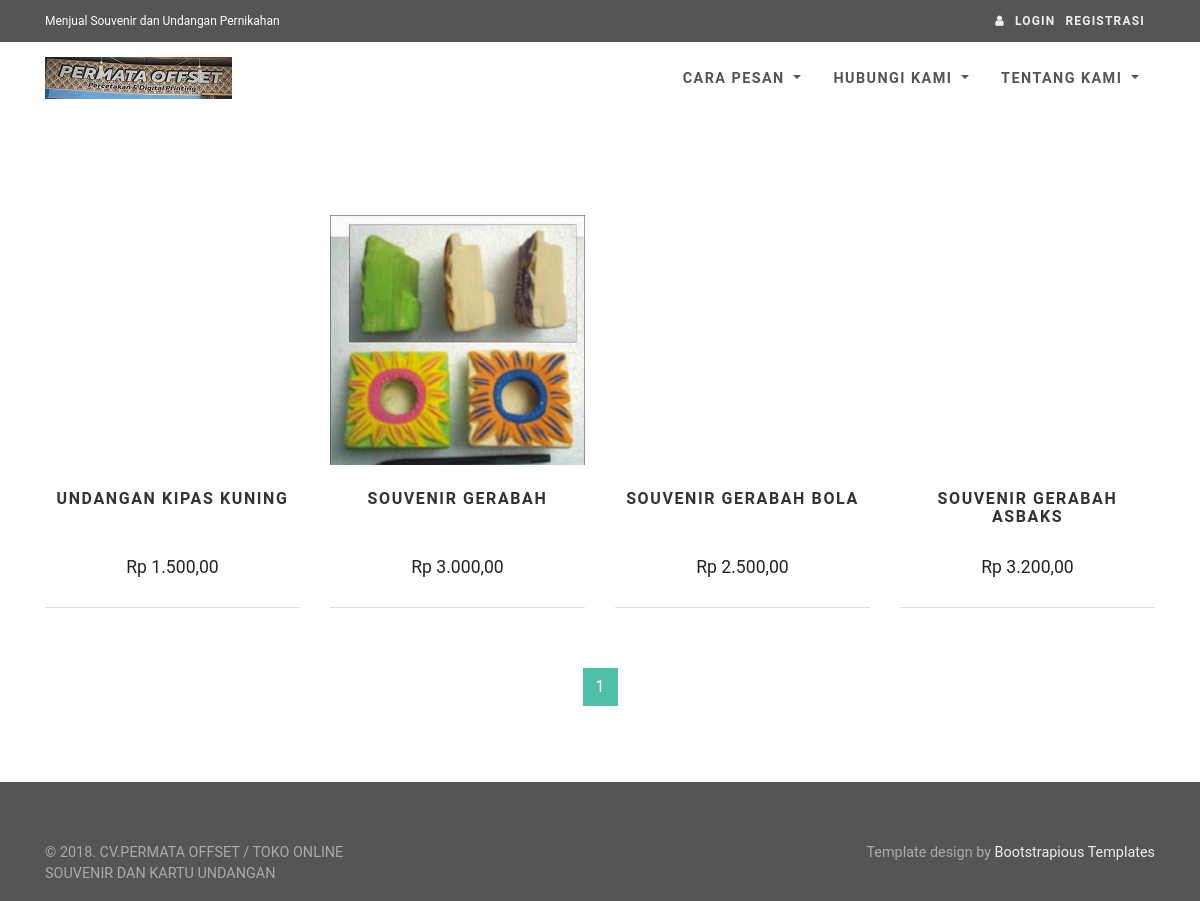
The app's page /, older data.
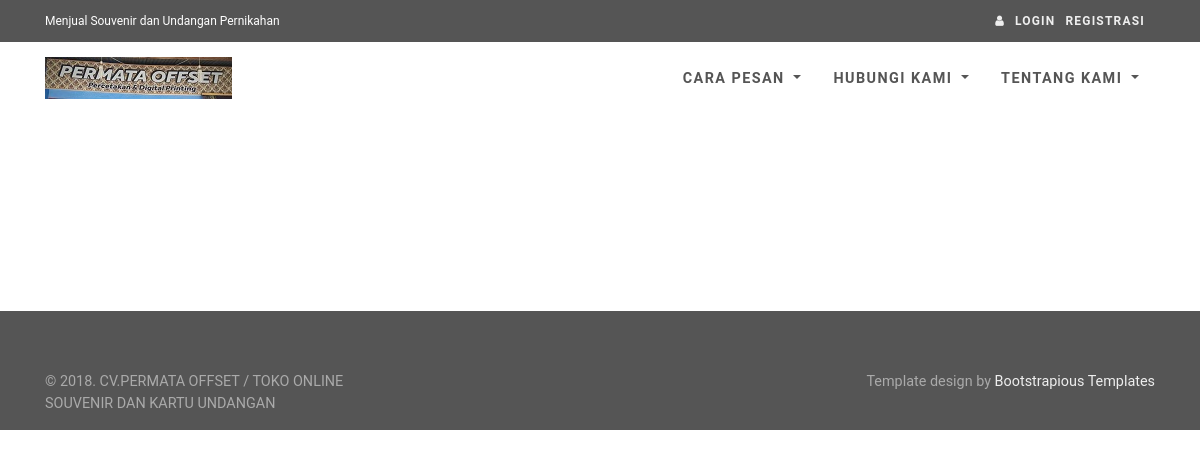
The same page, newer data.
### tables this page shows
CREATE TABLE `tbl_foto_produk` (
  `id_foto_produk` int(11) NOT NULL AUTO_INCREMENT,
  `id_produk` int(11) NOT NULL,
  `foto_produk` text NOT NULL,
  PRIMARY KEY (`id_foto_produk`)
);

CREATE TABLE `tbl_produk` (
  `id_produk` int(11) NOT NULL AUTO_INCREMENT,
  `nm_produk` varchar(100) NOT NULL,
  `jenis_produk` varchar(15) NOT NULL,
  `harga` int(11) NOT NULL,
  `stok` int(11) DEFAULT '10',
  PRIMARY KEY (`id_produk`)
);

### db.php (called while the page is built, shortened)
<?php
class Sparrow {
    protected $order;
    protected $sql;
    protected $db;
    protected $db_type;
    protected $stats;
    public $is_cached = false;
    public $stats_enabled = false;
    public $key_prefix = '';
    public function build($sql, $input) {
        return (strlen($input) > 0) ? ($sql.' '.$input) : $sql;
    }
    public function parseConnection($connection) {
        $url = parse_url($connection);
        $cfg = array();
        $cfg['type'] = isset($url['scheme']) ? $url['scheme'] : $url['path'];
        $cfg['hostname'] = isset($url['host']) ? $url['host'] : null;
        $cfg['database'] = isset($url['path']) ? substr($url['path'],1) : null;
        $cfg['username'] = isset($url['user']) ? $url['user'] : null;
        $cfg['password'] = isset($url['pass']) ? $url['pass'] : null;
        $cfg['port'] = isset($url['port']) ? $url['port'] : null;
        return $cfg;
    }
    public function reset() {
        $this->where = '';
        $this->joins = '';
        $this->order = '';
        $this->groups = '';
        $this->having = '';
        $this->distinct = '';
        $this->limit = '';
        $this->offset = '';
        $this->sql = '';
    }
    protected function parseCondition($field, $value = null, $join = '', $escape = true) {
        if (is_string($field)) {
            $operator = '';
            if (!empty($operator)) {
                switch ($operator) {
                    case '%':
                        $condition = ' LIKE ';
                        break;
                    case '!%':
                        $condition = ' NOT LIKE ';
                        break;
                    case '@':
                        $condition = ' IN ';
                        break;
                    case '!@':
                        $condition = ' NOT IN ';
                        break;
                    default:
                        $condition = $operator;
                }
            }
            else {
                $condition = '=';
            }
            if (is_array($value)) {
                if (strpos($operator, '@') === false) $condition = ' IN ';
                $value = '('.implode(',', array_map(array($this, 'quote'), $value)).')';
            }
            else {
                $value = ($escape && !is_numeric($value)) ? $this->quote($value) : $value;
            }
            return $join.' '.str_replace('|', '', $field).$condition.$value;
        }
        else if (is_array($field)) {
            $str = '';
            foreach ($field as $key => $value) {
                $str .= $this->parseCondition($key, $value, $join, $escape);
                $join = '';
            }
            return $str;
        }
        else {
            throw new Exception('Invalid where condition.');
        }
    }
    public function from($table, $reset = true) {
        $this->table = $table;
        return $this;
    }
    public function join($table, array $fields, $type = 'INNER') {
        return $this;
    }
    public function groupBy($field) {
        $join = (empty($this->order)) ? 'GROUP BY' : ',';
        $fields = (is_array($field)) ? implode(',', $field) : $field;
        return $this;
    }
    public function limit($limit, $offset = null) {
        if ($limit !== null) {
            $this->limit = 'LIMIT '.$limit;
        }
        return $this;
    }
    public function offset($offset, $limit = null) {
        if ($offset !== null) {
            $this->offset = 'OFFSET '.$offset;
        }
        return $this;
    }
    public function select($fields = '*', $limit = null, $offset = null) {
        $fields = (is_array($fields)) ? implode(',', $fields) : $fields;
        return $this;
    }
    public function sql($sql = null) {
        if ($sql !== null) {
            $this->sql = trim(
                (is_array($sql)) ?
                    array_reduce($sql, array($this, 'build')) :
                    $sql
            );
            return $this;
        }
        return $this->sql;
    }
    public function setDb($db) {
        $this->db = null;
        if (is_string($db)) {
            $this->setDb($this->parseConnection($db));
        }
        else if (is_array($db)) {
            switch ($db['type']) {
                case 'mysqli':
                    $this->db = new mysqli(
                        $db['hostname'],
                        $db['username'],
                        $db['password'],
                        $db['database']
                    );
                    break;
            }
            $this->db_type = $db['type'];
        }
    }
    public function execute($key = null, $expire = 0) {
        $result = null;
        $this->is_cached = false;
        if (!empty($this->sql)) {
            $error = null;
            switch ($this->db_type) {
                case 'mysqli':
                    $result = $this->db->query($this->sql);
                    break;
            }
        }
        return $result;
    }
    public function many($key = null, $expire = 0) {
        $data = array();
        $result = $this->execute($key, $expire);
        if ($this->is_cached) {
            $data = $result;
            if ($this->stats_enabled) {
                $this->stats['cached'][$this->key_prefix.$key] = $this->sql;
            }
        }
        else {
            switch ($this->db_type) {
                case 'mysqli':
                    if (function_exists('mysqli_fetch_all')) {
                        $data = $result->fetch_all(MYSQLI_ASSOC);
                    }
                    else {
                        while ($row = $result->fetch_assoc()) {
                            $data[] = $row;
                        }
                    }
                    break;
            }
        }
        return $data;
    }
    public function one($key = null, $expire = 0) {
        $data = $this->many($key, $expire);
        $row = (!empty($data)) ? $data[0] : array();
        return $row;
    }
    public function value($name, $key = null, $expire = 0) {
        $row = $this->one($key, $expire);
        $value = (!empty($row)) ? $row[$name] : null;
        return $value;
    }
    public function count($field = '*', $key = null, $expire = 0) {
        return $this->value(
            'num_rows',
            $key,
            $expire
        );
    }
}

### index.php (the view, shortened to what the changed rows need)
<?php
require "koneksi.php";
if(!isset($_GET['page'])) $page = 1;
else $page = $_GET['page'];
$offset = ($page-1)*4;
$totaldata = $db->from('tbl_produk')->count();
$totalpage = ceil($totaldata/4);
$db->sql("set sql_mode = 'STRICT_TRANS_TABLES,NO_ZERO_IN_DATE,NO_ZERO_DATE,ERROR_FOR_DIVISION_BY_ZERO,NO_AUTO_CREATE_USER,NO_ENGINE_SUBSTITUTION';")->execute();
$daftarProduk = $db->from('tbl_produk')
->join('tbl_foto_produk',array('tbl_produk.id_produk' => 'tbl_foto_produk.id_produk'))->groupBy('tbl_foto_produk.id_produk')
->limit(4)->offset($offset)->many();
include "template/head.php";
?>
<body>
<div id="all">
<div id="content">
<div class="container">
<div class="row bar">
<div class="col-md-12">
  <div class="products-big">
	<div class="row products">
<?php
	foreach($daftarProduk as $d){
		?>
	  <div class="col-lg-3 col-md-4">
		<div class="product">
		  <div class="image"><a href="<?php echo $base_url."/produk.php?id_produk=".$d['id_produk']; ?>"><img src="<?php echo $base_url; ?>/produk/<?php echo $d['foto_produk']; ?>" alt="" class="img-fluid image1"></a></div>
		  <div class="text">
			<h3 class="h5"><a href="<?php echo $base_url."/produk.php?id_produk=".$d['id_produk']; ?>"><?php echo $d['nm_produk']; ?></a></h3>
			<p class="price"><?php echo "Rp ".number_format($d['harga'],2,',','.'); ?></p>
		  </div>
		</div>
	  </div>
		<?php
	}
?>
</div>
  </div>
  <div class="pages">
	<nav aria-label="Page navigation example" class="d-flex justify-content-center">
	  <ul class="pagination">
		<?php
		for($x = 0; $x < $totalpage; $x++){
			if($x+1 == $page){
				echo '<li class="page-item active"><a href="'.$base_url.'/index.php?page='.($x+1).'" class="page-link">'.($x+1).'</a></li>';
			}else echo '<li class="page-item"><a href="'.$base_url.'/index.php?page='.($x+1).'" class="page-link">'.($x+1).'</a></li>';
		}
		?>
	  </ul>
	</nav>
  </div>
</div>
</div>
</div>
</div>
</div>
</body>
</html>

Row changes from the older to the newer data that the page shows:
removed tbl_foto_produk: id_produk.nm_produk "UNDANGAN KIPAS KUNING", id_produk.harga "1.500,00"
removed tbl_foto_produk: foto_produk (picture), id_produk.nm_produk "SOUVENIR GERABAH", id_produk.harga "3.000,00"
removed tbl_foto_produk: id_produk.nm_produk "SOUVENIR GERABAH BOLA", id_produk.harga "2.500,00"
removed tbl_foto_produk: id_produk.nm_produk "SOUVENIR GERABAH ASBAKS", id_produk.harga "3.200,00"
Text that changed along with them:
list line gone: "1"
